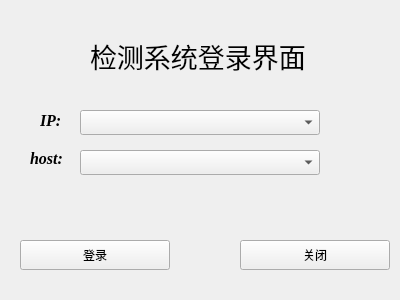
<?xml version="1.0" encoding="UTF-8"?>
<ui version="4.0">
 <class>load</class>
 <widget class="QWidget" name="load">
  <property name="geometry">
   <rect>
    <x>0</x>
    <y>0</y>
    <width>400</width>
    <height>300</height>
   </rect>
  </property>
  <property name="windowTitle">
   <string>Form</string>
  </property>
  <widget class="QComboBox" name="host">
   <property name="geometry">
    <rect>
     <x>80</x>
     <y>150</y>
     <width>240</width>
     <height>25</height>
    </rect>
   </property>
  </widget>
  <widget class="QPushButton" name="load_2">
   <property name="geometry">
    <rect>
     <x>20</x>
     <y>240</y>
     <width>150</width>
     <height>30</height>
    </rect>
   </property>
   <property name="text">
    <string>登录</string>
   </property>
  </widget>
  <widget class="QLabel" name="label">
   <property name="geometry">
    <rect>
     <x>90</x>
     <y>20</y>
     <width>221</width>
     <height>71</height>
    </rect>
   </property>
   <property name="font">
    <font>
     <family>楷体</family>
     <pointsize>20</pointsize>
    </font>
   </property>
   <property name="text">
    <string>检测系统登录界面</string>
   </property>
  </widget>
  <widget class="QPushButton" name="close">
   <property name="geometry">
    <rect>
     <x>240</x>
     <y>240</y>
     <width>150</width>
     <height>30</height>
    </rect>
   </property>
   <property name="text">
    <string>关闭</string>
   </property>
  </widget>
  <widget class="QLabel" name="label_2">
   <property name="geometry">
    <rect>
     <x>40</x>
     <y>110</y>
     <width>21</width>
     <height>21</height>
    </rect>
   </property>
   <property name="font">
    <font>
     <family>Times New Roman</family>
     <pointsize>12</pointsize>
     <weight>75</weight>
     <italic>true</italic>
     <bold>true</bold>
    </font>
   </property>
   <property name="text">
    <string>IP:</string>
   </property>
  </widget>
  <widget class="QComboBox" name="ip">
   <property name="geometry">
    <rect>
     <x>80</x>
     <y>110</y>
     <width>240</width>
     <height>25</height>
    </rect>
   </property>
  </widget>
  <widget class="QLabel" name="label_3">
   <property name="geometry">
    <rect>
     <x>30</x>
     <y>150</y>
     <width>41</width>
     <height>16</height>
    </rect>
   </property>
   <property name="font">
    <font>
     <family>Times New Roman</family>
     <pointsize>12</pointsize>
     <weight>75</weight>
     <italic>true</italic>
     <bold>true</bold>
    </font>
   </property>
   <property name="text">
    <string>host:</string>
   </property>
  </widget>
 </widget>
 <resources/>
 <connections/>
</ui>
